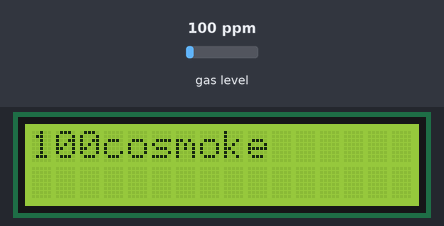
The sketch below on a simulated Arduino Uno, built with avr-gcc and run on an emulated ATmega328P. Parts: 16×2 character LCD. The test bench sets the inputs (shaded band); at power-on: gas level 100 ppm.

Above: at 1.7 s.
1.8 s: gas level set to 20 ppm
At 3.1 s:
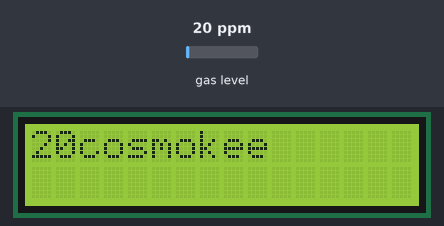
4.0 s: gas level set to 250 ppm
At 4.9 s:
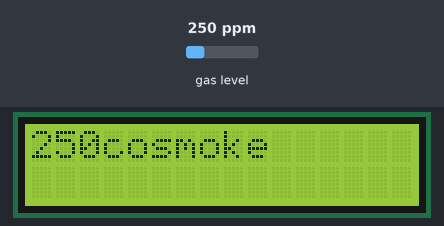
6.0 s: gas level set to 500 ppm
At 7.8 s:
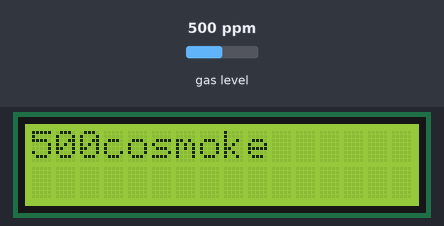
Timing chart, 0 to 9.3 s (numbered marks = the images above; inputs shaded):
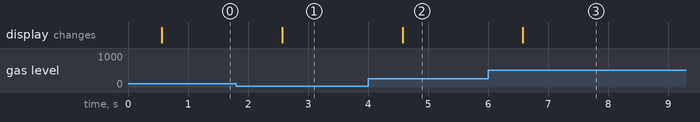

Measured:
- after the input at 1.8 s, the display: changes after 0.77 s (image 1)
- after the input at 4.0 s, the display: changes after 0.58 s (image 2)
- after the input at 6.0 s, the display: changes after 0.58 s (image 3)

The sketch:

mq2.c.ino
```cpp
#include <MQ2.h>
#include <LiquidCrystal.h>
LiquidCrystal lcd(12,11,5,4,3,2);

int pin = A0;
int lpg, co, smoke;
MQ2 mq2(pin);
void setup(){
  lcd.begin(16,2);
  Serial.begin(9600);
  mq2.begin();
}
void loop(){
lcd.setCursor(0,0);
float* values= mq2.read(true); //set it false if you don't want to print the
lpg = mq2.readLPG();
lcd.print(lpg);
co = mq2.readCO();
lcd.print("co");

//smoke = values[2];
smoke = mq2.readSmoke();
lcd.print("smoke");
delay(1000);
}
```
